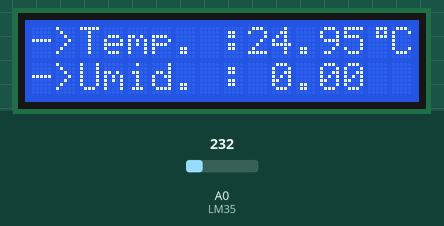
Recording of a sketch running on a simulated Arduino Uno, built with avr-gcc and run on an emulated ATmega328P. Parts: 16×2 character LCD. The inputs (shaded band) are chosen by the test bench; at power-on: A0 (LM35) = 232.

Above: at 1.2 s.
1.3 s: A0 (LM35) set to 250
At 2.9 s:
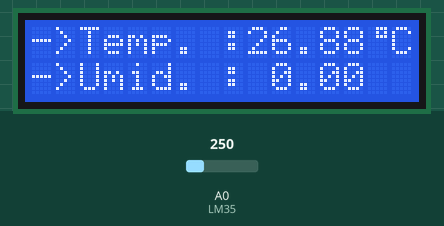
5.4 s: A0 (LM35) set to 266
At 6.6 s:
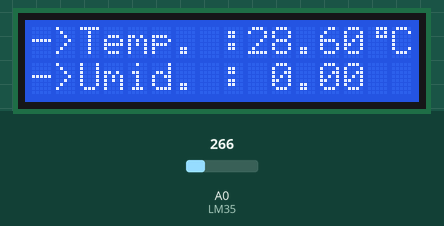
8.8 s: A0 (LM35) set to 290
At 10.0 s:
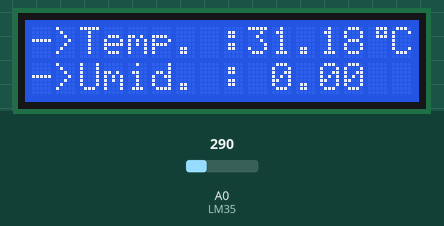
Timing chart, 0 to 11.8 s (numbered marks = the images above; inputs shaded):
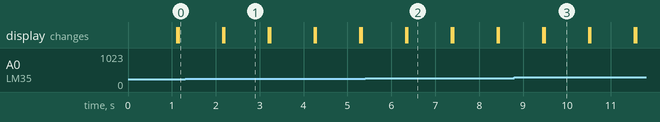

Measured:
- after the input at 1.3 s, the display: first differs from a run without the input after 0.90 s (image 1)
- after the input at 5.4 s, the display: first differs from a run without the input after 0.96 s (image 2)
- after the input at 8.8 s, the display: first differs from a run without the input after 0.69 s (image 3)
- what the display in image 1 shows lasts 1.0 s, from 2.2 s to 3.2 s

The sketch:

projetoFinalCurso.ino
```cpp
// Autor: Gustavo Moretti
// Projeto: Medindo Umidade e temperatura e imprimindo os valores em um LCD 16x2

#include <Wire.h>
#include <LiquidCrystal_I2C.h>
#include <DHT.h>

#define DHTTYPE DHT22
#define DHTPIN 7

const int LM35 = 0;
float temp = 0;
float umi = 0;
int LM35_ADC = 0;

byte custom[8] = {
  0b00111,
  0b00101,
  0b00111,
  0b00000,
  0b00000,
  0b00000,
  0b00000,
  0b00000
};

LiquidCrystal_I2C lcd(0x27,16,2);

void setup()
{
  Serial.begin(9600);
  analogReference(INTERNAL);  // Muda a referência de 5V para 1,1V
  lcd.init();
  lcd.backlight();
  lcd.createChar(5, custom); // Cria nosso caractere definindo-o como o byte 5

}

void loop()
{
  LM35_ADC = analogRead(LM35);   // Lê o valor no pino A0
  temp = LM35_ADC * 0.1075268817;    //Transforma o nº analógico para ºC
  lcd.print("  Temp. :");
  lcd.print(temp);
  lcd.print(" C");
  lcd.home(); // Seta o cursor para o inicio caracter 0, na linha 0
  lcd.print("->");
  lcd.setCursor(14,0); // Seta o cursor para o caracter 14, na linha 0
  lcd.write(5); // Imprime o byte 5(nosso caracter custom)

  lcd.setCursor(0,1);
  lcd.print("  Umid. : ");
  lcd.print(umi);
  lcd.setCursor(0,1);
  lcd.print("->");
  lcd.setCursor(14,0);

  delay(1000);
  lcd.clear(); //Limpa a tela do LCD
}
```
